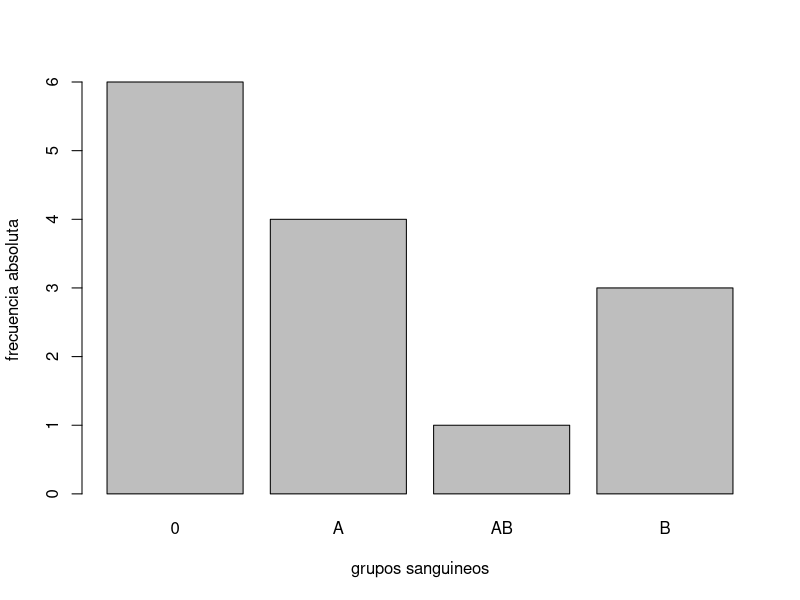
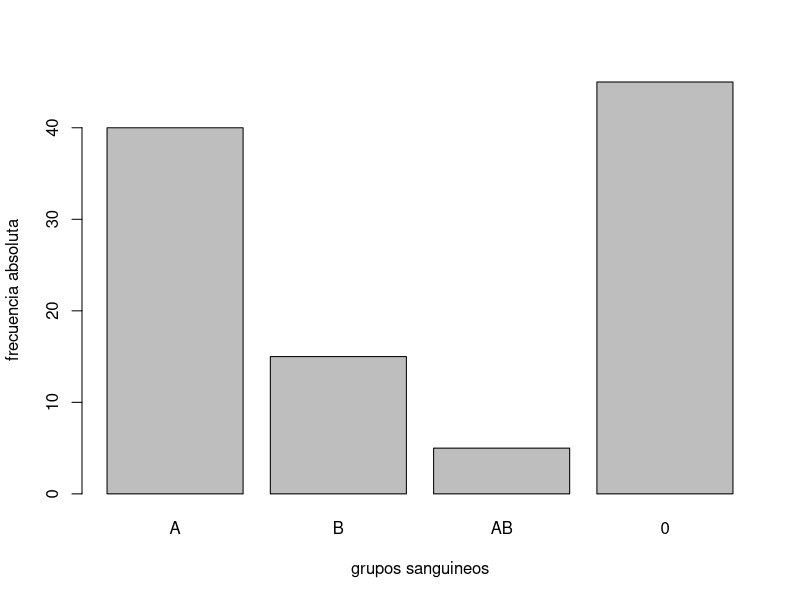
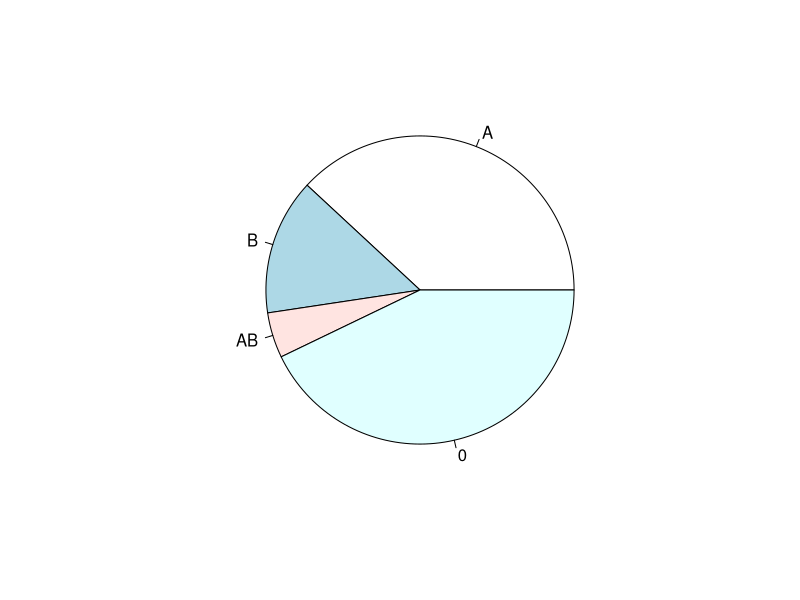
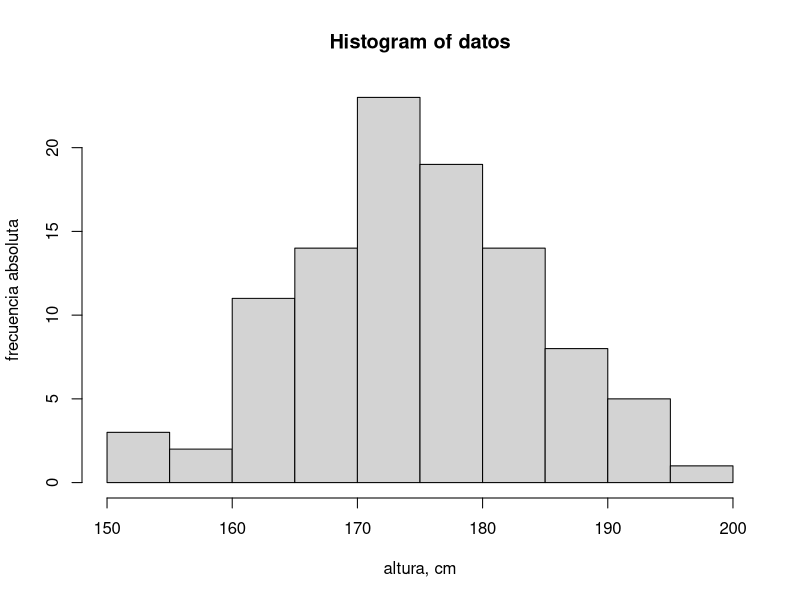
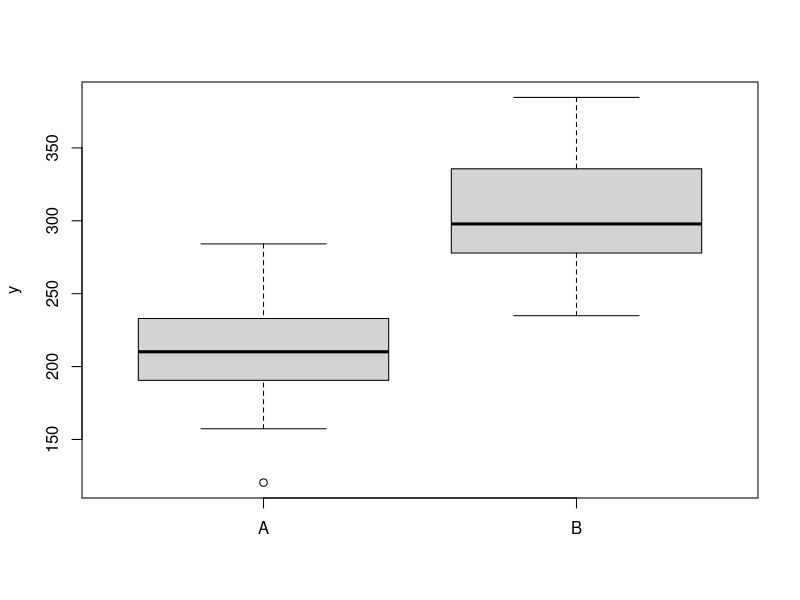
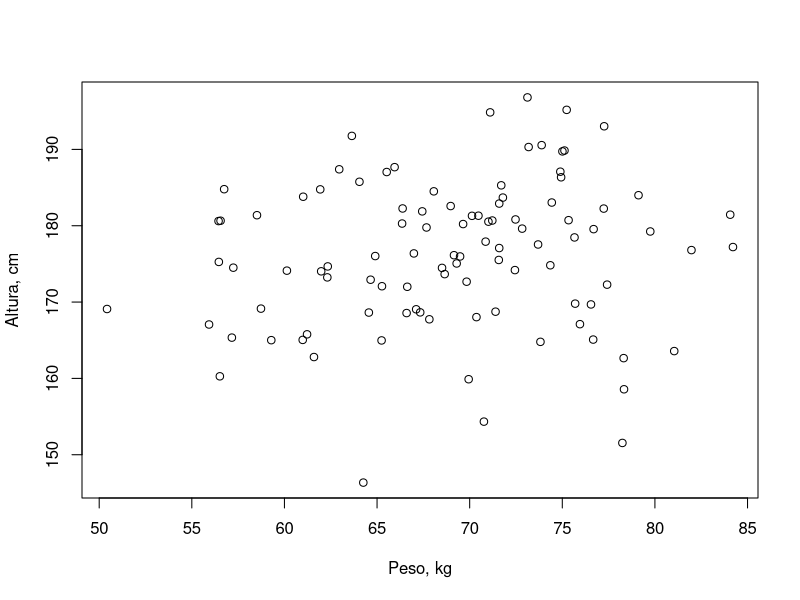
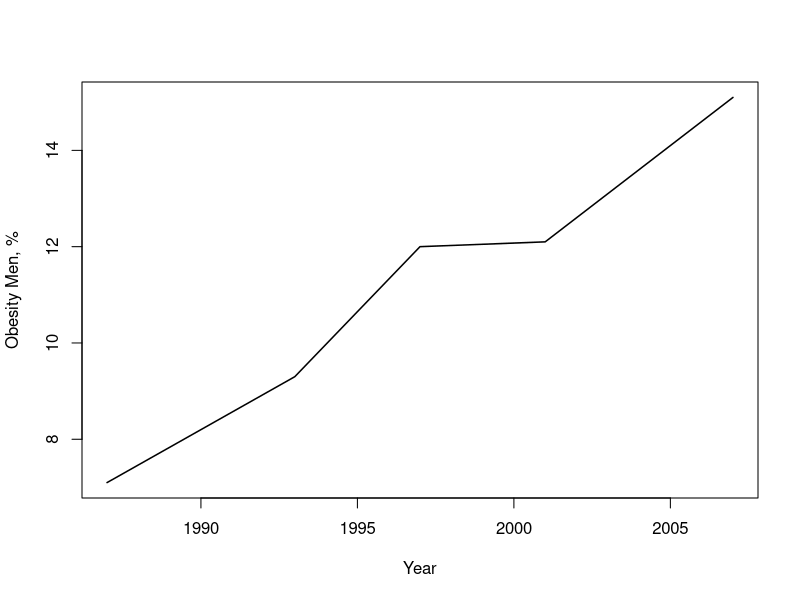
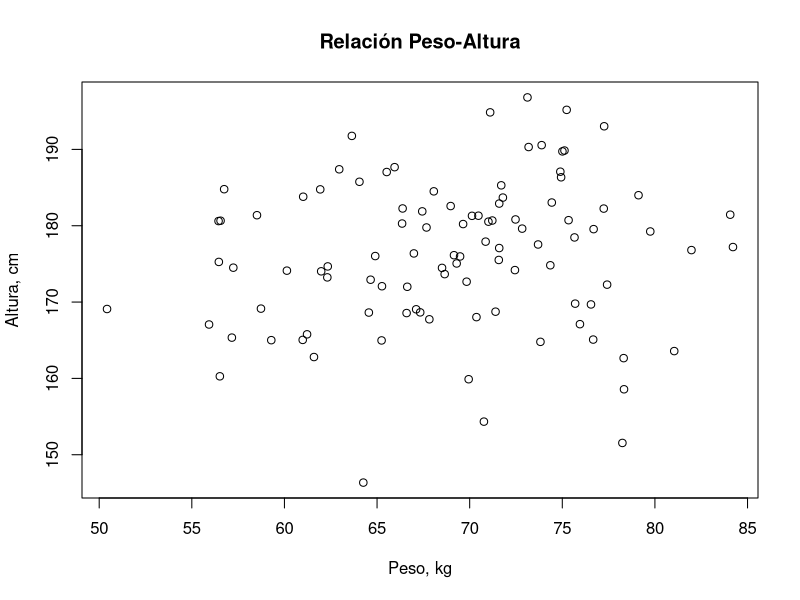

The R script that drew these images, in order:
### FUNCIONES ###
#################

#Funciones de estadistica descriptiva en R
############################################

x<-c( 1.11,  1.71, -0.98, -0.83, -0.13,  0.61)

#sumar todos los elementos de a
sum(x)

#buscar el maximo/minimo
max(x)
min(x)

#longitud de a
length(x)

#ordenar
sort(x)

#buscar elementos 
which(x==1.71)
which(x!=1.71)
which(x>0.2)
which(x>0.2 | x==-0.98)
which(x>0.2 & x<1.5)


#media
mean(x)

#mediana
median(x)


#varianza muestral
var(x)

#desviacion tipica muestral
sd(x)

#Recorrido intercuartílico
IQR(x)

#cuartiles
quantile(x)

#percentil (cuantil) p
p<-0.5
quantile(x,p)



#REPRESENTACION GRAFICA#
########################
########################


#Ventanas/dispositivos activos
###############################
###############################



#Activar una nueva ventana:
x11()

#Ver los dispositivos activos e inactivos:
dev.list()


#Para cerrar un dispositivo escribimos:
dev.off()

#o bien si queremos cerrar uno en concreto como por ejemplo el 2:
dev.off(2)


#GRAFICAS BASICAS 
##################


#Diagrama de barras   (Datos cuantitativos discretos y datos cualitativos)
#####################

# > barplot(altura_de_las_barras,etiqueta_para_cada_barra, etiqueta_eje_x, etiqueta_eje_y)


#Ejemplo1: nos dan los datos
datos<-c("A","A","A","A","B","B","B","AB","0","0","0","0","0","0")

#Tenemos que calcular las frecuencias absolutas:
table(datos)

barplot(table(datos),xlab="grupos sanguineos", ylab="frecuencia absoluta")


#Ejemplo2: nos dan las frecuencias absolutas como dato

valores_variable<-c("A","B","AB","0")
frecuencia_absoluta<-c(40,15,5,45)

barplot(frecuencia_absoluta,names.arg=valores_variable,xlab="grupos sanguineos", ylab="frecuencia absoluta")




#Diagrama de sectores (Datos cuantitativos discretos y datos cualitativos)
#####################

# > pie(frecuencia,etiquetas para sectores)

#Ejemplo:

pie(frecuencia_absoluta,labels=valores_variable)





#Histograma  (Datos cuantitativos continuos)
############

# > hist(datos,xlab="etiqueta_eje_x",ylab="etiqueta_eje_y")

#Ejemplo:
datos<-rnorm(100,175,10)

hist(datos,xlab="altura, cm",ylab="frecuencia absoluta")




#Diagrama de cajas  (Comparación de datos continuos)
##################
#
# > boxplot(datos_1,datos_2,ylab="etiqueta_eje_y",names=c("nombre datos 1","nombre datos 2"))
#

#Ejemplo:
A<-c(120.43, 224.19, 203.90, 157.36, 216.45, 196.84, 232.99, 239.55, 190.58, 284.15)
B<-c(290.15, 254.39, 280.03, 277.90, 315.90, 234.90, 305.56, 374.15, 384.64, 335.67)
boxplot(A,B,ylab="y",names=c("A","B"))




#DIAGRAMA DE DISPERSION  (Relacionar dos variables cuantitativas)
#######################

# > plot(x,y,xlab="etiqueta_eje_x", ylab="etiqueta_eje_y", type="p")

#por defecto usa type="p"
#type="b"    Dibuja puntos y lineas

#Ejemplo:
datos_Altura<-rnorm(100,175,10)
datos_Peso<-rnorm(100,70,7)

plot(datos_Peso,datos_Altura,xlab="Peso, kg", ylab="Altura, cm")





#DIAGRAMA DE LINEAS  (Relacionar dos variables cuantitativas)
####################

# > plot(x,y,xlab="etiqueta_eje_x", ylab="etiqueta_eje_y", type="l",lwd=1)


#Ejemplo:

year <- c(1987, 1993, 1997, 2001, 2007)
y_M <- c(7.1, 9.3, 12.0, 12.1, 15.1)

plot(year,y_M,xlab="Year",ylab="Obesity Men, %", type="l",lwd=1.5)







#OPCIONES AVANZADAS PARA GRAFICAS# 
##################################

# ver  ?par
# ver página 69 en R-intro.pdf 

# > plot(x,y,col="color",lty="tipo_de_linea",pch="tipo de punto",main="titulo",cex.main=taman~o_titulo,xlab="etiqueta_eje_x",ylab="etiqueta_eje_y",cex.lab=taman~o_etiquetas)

#Ejemplo:


#Titulo#
########
#
#Se puede utilizar para todas las graficas
#

plot(datos_Peso,datos_Altura,xlab="Peso, kg", ylab="Altura, cm",main="Relación Peso-Altura")

#Color#
#######
plot(datos_Peso,datos_Altura,xlab="Peso, kg", ylab="Altura, cm",col="red")
#o bien
plot(datos_Peso,datos_Altura,xlab="Peso, kg", ylab="Altura, cm",col=2)

plot(datos_Peso,datos_Altura,xlab="Peso, kg", ylab="Altura, cm",main="Relación Peso-Altura",col.main=2)

#Tipo de Punto#
###############

#Cambiamos tipo de punto con la opcion pch
#Hay 26 opciones desde 0 hasta 25
plot(datos_Peso,datos_Altura,xlab="Peso, kg", ylab="Altura, cm",pch=2)
#o bien
plot(datos_Peso,datos_Altura,xlab="Peso, kg", ylab="Altura, cm",pch="x")


#Tipo de Linea#
###############

#cambiar tipo de linea con lty

#Ejemplo:

year <- c(1987, 1993, 1997, 2001, 2007)
y_M <- c(7.1, 9.3, 12.0, 12.1, 15.1)
y_W<- c(8.9, 9.6, 13.1, 13.6, 14.3)

plot(year,y_M,xlab="Year",ylab="Obesity Men, %",type="l",lty=2)


#Tamaños#
##########

#Cambiamos taman~os con el factor multiplicador cex

#Taman~o punto
plot(year,y_M,xlab="Year",ylab="Obesity Men, %",pch=2,cex=4)

#Taman~o titulo
plot(year,y_M,xlab="Year",ylab="Obesity Men, %",main="Obesity in Spain",cex.main=2)

#Taman~o etiquetas ejes
plot(year,y_M,xlab="Year",ylab="Obesity Men, %",cex.lab=1.5)


#Limites de los ejes#
#####################

#xlim = c(limite_inferior_eje_x, limite_superior_eje_x)
#ylim = c(limite_inferior_eje_y, limite_superior_eje_y)

#Ejemplo:
plot(year,y_M,xlab="Year",ylab="Obesity Men, %",type="l",xlim=c(1980, 2010))

plot(year,y_M,xlab="Year",ylab="Obesity Men, %",type="l",ylim=c(0,20))

plot(year,y_M,xlab="Year",ylab="Obesity Men, %",type="l",xlim=c(1980, 2010), ylim=c(0,20))



#Agregar lineas#
################

# > lines(datos_x,datos_y,lty=4)

#Ejemplo:
plot(year,y_M,xlab="Year",ylab="Obesity, %",type="l")

#Agregamos linea

lines(year,y_W,xlab="Year",ylab="Obesity, %",lty=4)



#Agregar Leyenda#
#################

# > legend(posicion_x, posicion_y, tipo de punto, texto)
legend(1987,15,lty=c(1,4),c("Obesity Men","Obesity Women"))

#o bien
legend("topleft",lty=c(1,4),c("Obesity Men","Obesity Women"))






#Agregar puntos#
################

# > points(datos_x,datos_y,pch=3)

#Ejemplo:

plot(year,y_M,xlab="Year",ylab="Obesity, %",pch=2)

#Agregamos puntos con points

points(year,y_W,xlab="Year",ylab="Obesity, %",pch=3)




#Graficas con varios paneles#
#############################

#para hacer una grafica con m*n paneles par(mfrow=c(m,n))

# > par(mfrow=c(m,n))
#Despues ejecutar las m*n graficas

#Ejemplo:

#Grafica 2*1

par(mfrow=c(2,1)) 
plot(year,y_M,xlab="Year",ylab="Obesity Men, %",pch=2)
plot(year,y_W,xlab="Year",ylab="Obesity Women, %",pch=3)

#Margenes exteriores
par(omi=c(0,0,0,0))

#Margenes interiores
par(mai=c(1.02,0.82,0.82,0.42))



#Diagrama de Barras avanzado#
#############################

# > barplot(altura de las barras,etiqueta para cada barra, etiqueta eje y, color, limites eje y, titulo)

#Ejemplo:
#Añadimos color y ampliamos el limite del eje y, y titulo

barplot(frecuencia_absoluta,names.arg=valores_variable,ylab="frecuencia absoluta",col=c(1,2,3,4),ylim=c(0,50),main="Frecuencia Grupos Sanguineos")



#Diagrama de Sectores avanzado#
###############################

# > pie(frecuencia,etiquetas para sectores,colores)

#Ejemplo:
#Añadimos color y titulo

pie(frecuencia_absoluta,labels=valores_variable,col=c(1,2,3,4),main="Frecuencia Grupos Sanguineos")





#Histograma avanzado#
#####################


#Ejemplo:
#Añadimos color y titulo, ampliamos limites de los ejes

hist(datos_Altura,xlab="altura, cm",ylab="frecuencia absoluta",main="Alturas de 55 Mujeres",col="green",xlim=c(140,190),ylim=c(0,20))




#Diagrama de puntos para comparar muestras
###########################################
A<-c(120.43, 224.19, 203.90, 157.36, 216.45, 196.84, 232.99, 239.55, 190.58, 284.15)
B<-c(290.15, 254.39, 280.03, 277.90, 315.90, 234.90, 305.56, 374.15, 384.64, 335.67)

plot(1:2,c(mean(A),mean(B)) ,xlab="",ylab="Altura, cm" ,xlim=c(0,3),ylim=c(0,400), xaxt='n',bty="n", type='b',col="red",lwd=1.2)
stripchart(A,vertical=T, method = 'jitter', jitter = 0.1, cex = 0.8,pch = 16, col = "darkgrey",add=T,at=1)
stripchart(B,vertical=T, method = 'jitter', jitter = 0.1, cex = 0.8,pch = 16, col = "darkgrey",add=T,at=2)
axis(1, at=1:2, labels=c("A","B"),line=2.4)



#Region de confianza sombreada#
###############################

x <- 1:10
y.low <- c(120.43, 224.19, 203.90, 157.36, 216.45, 196.84, 232.99, 239.55, 190.58, 284.15)
y.high <- c(290.15, 254.39, 280.03, 277.90, 315.90, 234.90, 305.56, 374.15, 384.64, 335.67)

plot(x,y.high,type = 'n', ylim = c(100, 400), ylab = "Y", xlab = "X")
lines(x, y.low, col = "black")
lines(x, y.high, col = "black")

polygon(c(x, rev(x)), c(y.high, rev(y.low)), col = "grey80", border = NA)






#GUARDAR FIGURA EN UN ARCHIVO
##############################

#ES UN PROCESO QUE CONSTA DE 3 PASOS 
#HAY QUE HAY QUE EJECUTAR CADA UNO DE ELLOS IMPRESCINDIBLEMENTE


#PASO 1

#Primero seleccionamos el nombre del archivo en el que queremos guardar la figura.
#El dispositivo activo pasa a ser el archivo

pdf("nombre_del_archivo") 

#Ejemplo:

pdf(filename="ejemplo.pdf")         



#PASO 2

#Volvemos a generar la grafica que queremos guardar
#Como el dispositivo activo es el archivo, no vemos la grafica pero es enviada al archivo

#Ejemplo

hist(datos_Altura,xlab="altura, cm",ylab="frecuencia absoluta",main="Alturas de 55 Mujeres",col="green",xlim=c(140,190),ylim=c(0,20))


#PASO 3

#Escribimos dev.off() hasta ver el mensaje "null device"
#De esta forma desactivamos el archivo como dispositivo y finaliza el proceso correctamente

dev.off()



